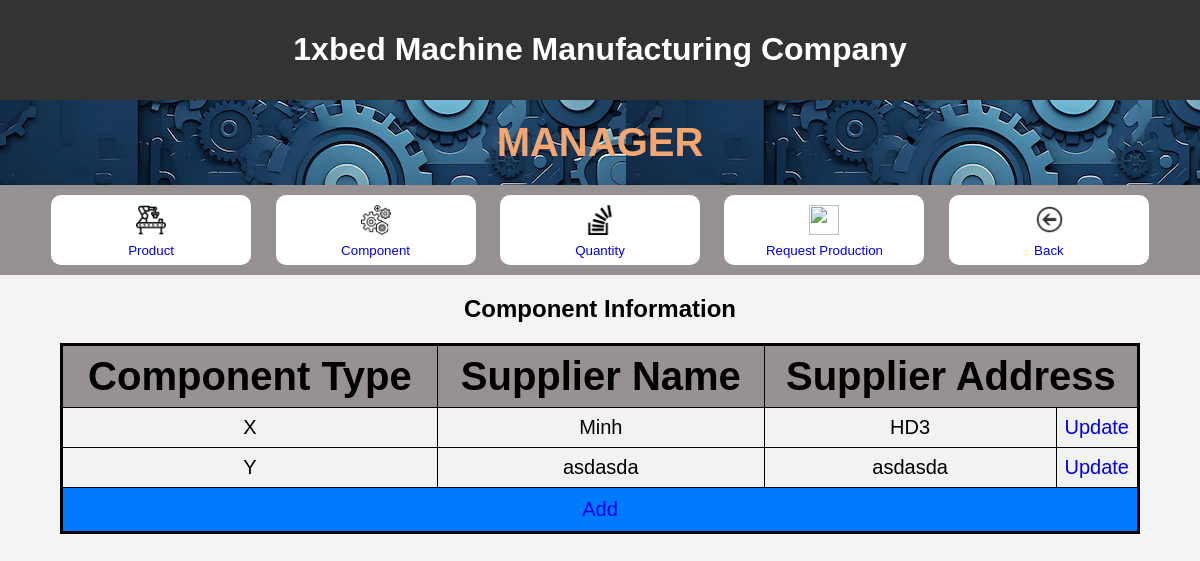
Page /manager/component on the earlier database version.
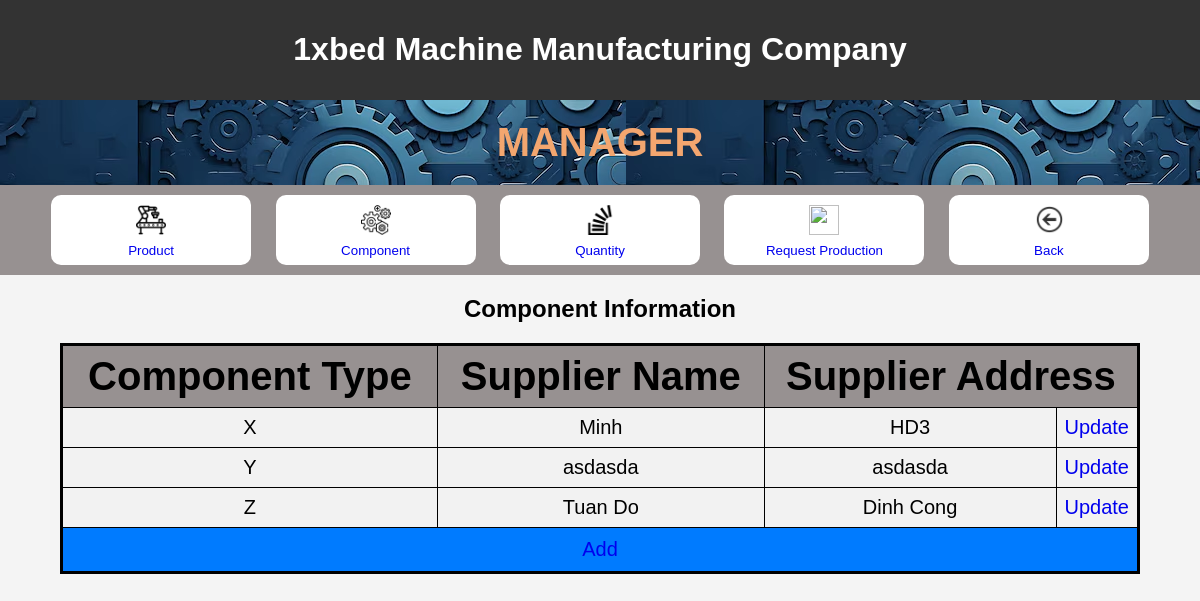
Same page on the later database version.
### myproject/models.py (models this page shows)
class Component(models.Model):
    component_type = models.CharField(max_length=100)
    supplier_name = models.CharField(max_length=100)
    supplier_address = models.CharField(max_length=100)

### myproject/views.py (the view)
# urls.py: path("manager/component", views.Component_.main, name="manager/component"),
    def main(request):
        list_component = Component.objects.all()
        context = {"list_component": list_component}
        return render(request, "myproject/component/main.html", context)

### myproject/templates/myproject/component/main.html (shortened to what this page needs)
<!DOCTYPE html>
<html lang="en">
<head>
    {% load static %}
    <link rel="stylesheet" href="{% static 'css/welcomepage.css' %}">
</head>
<body>
    <header>
        <h1>
            1xbed Machine Manufacturing Company
        </h1>
    </header>
    <div id = headerweb>
        <h1 id = welcome>
        MANAGER
        </h1>
    </div>
    <div id = link>
        <div>
    <button id = choice ><a
    href="product">
        <img id =icon src="{% static 'img/product.png' %}"
        width="50"
         >
        <br>
        Product
    </a></button>
    <button id = choice><a
        href="component">
            <img id =icon src="{% static 'img/component.png' %}"
             >
            <br>
            Component
    </a></button>
    <button id = choice><a
        href="quantity">
            <img id =icon src="{% static 'img/quantity.png' %}"
             >
            <br>
            Quantity
    </a></button>
    <button id = choice><a
        href="request_production">
            <img id =icon src="{% static 'img/checker.png' %}"
             >
            <br>
            Request Production
    </a></button>
    <button id = choice>
        <a
        href="{% url 'homepage' %}">
        <img id =icon src="{% static 'img/back.png' %}"
        width="50"
        >
        <br>
        Back
    </a> </button>
    </div>
</div>
<h2 > Component Information </h2>
<table border="1">
    <tr>
        <th>Component Type</th>
        <th>Supplier Name</th>
        <th colspan="2">Supplier Address</th>
    </tr>
{% for component in list_component %}
    <tr>
        <td>{{ component.component_type }}</td>
        <td>{{ component.supplier_name }}</td>
        <td>{{ component.supplier_address }}</td>
        <td width =5%><a href="component/{{ component.component_type }}/">{{"Update"}}</a></td>
    </tr>
{% endfor %}
<tr>
    <td id = add colspan="4">
        <a href="component/add" id="add" class="button">Add</a>
    </td>
</tr>
</table>
</body>
</html>

Differences in the rows shown:
added Component: component_type "Z", supplier_name "Tuan Do", supplier_address "Dinh Cong", value "Update"
